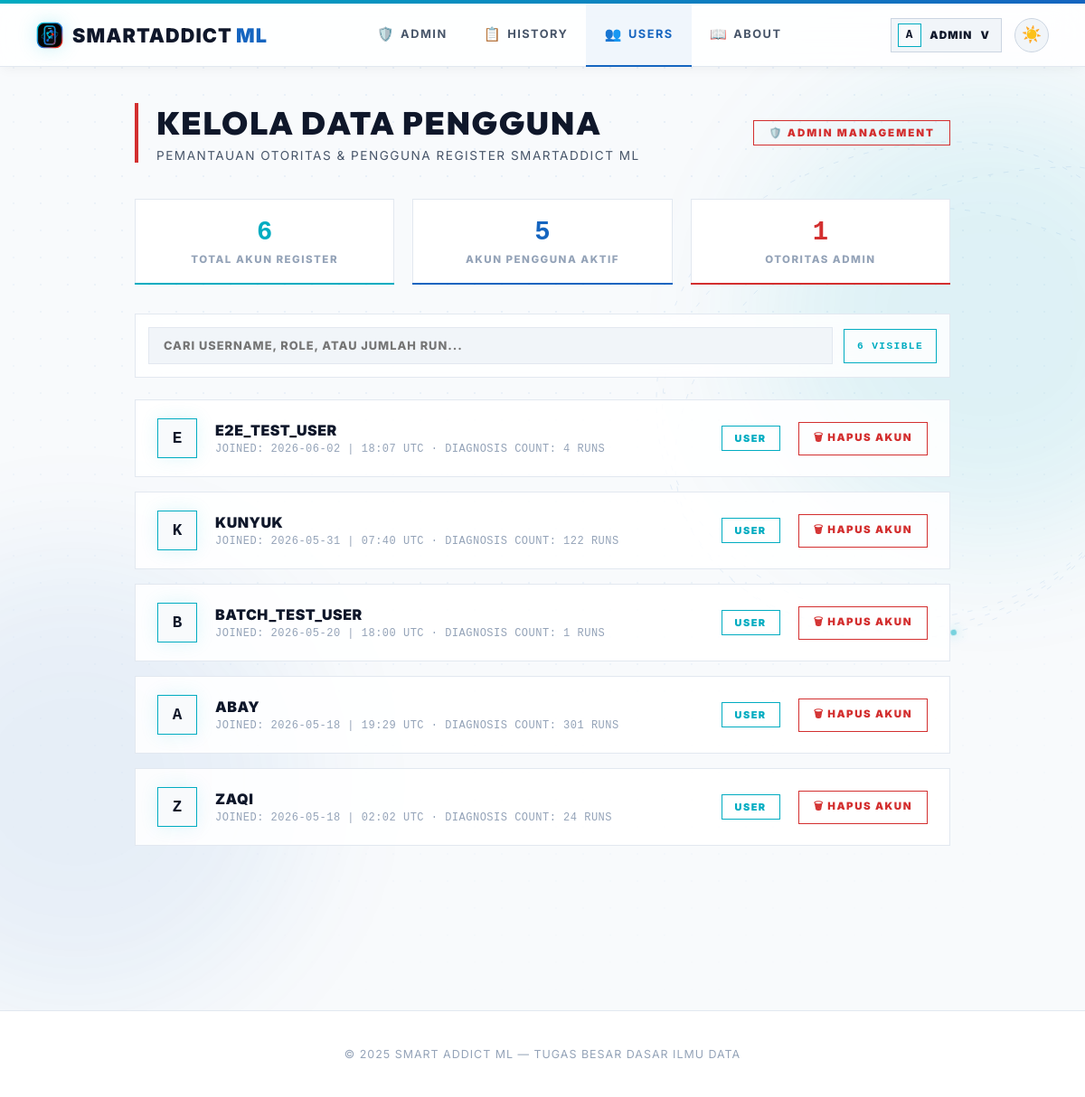
Before: /admin/users (signed in) with the older database file.
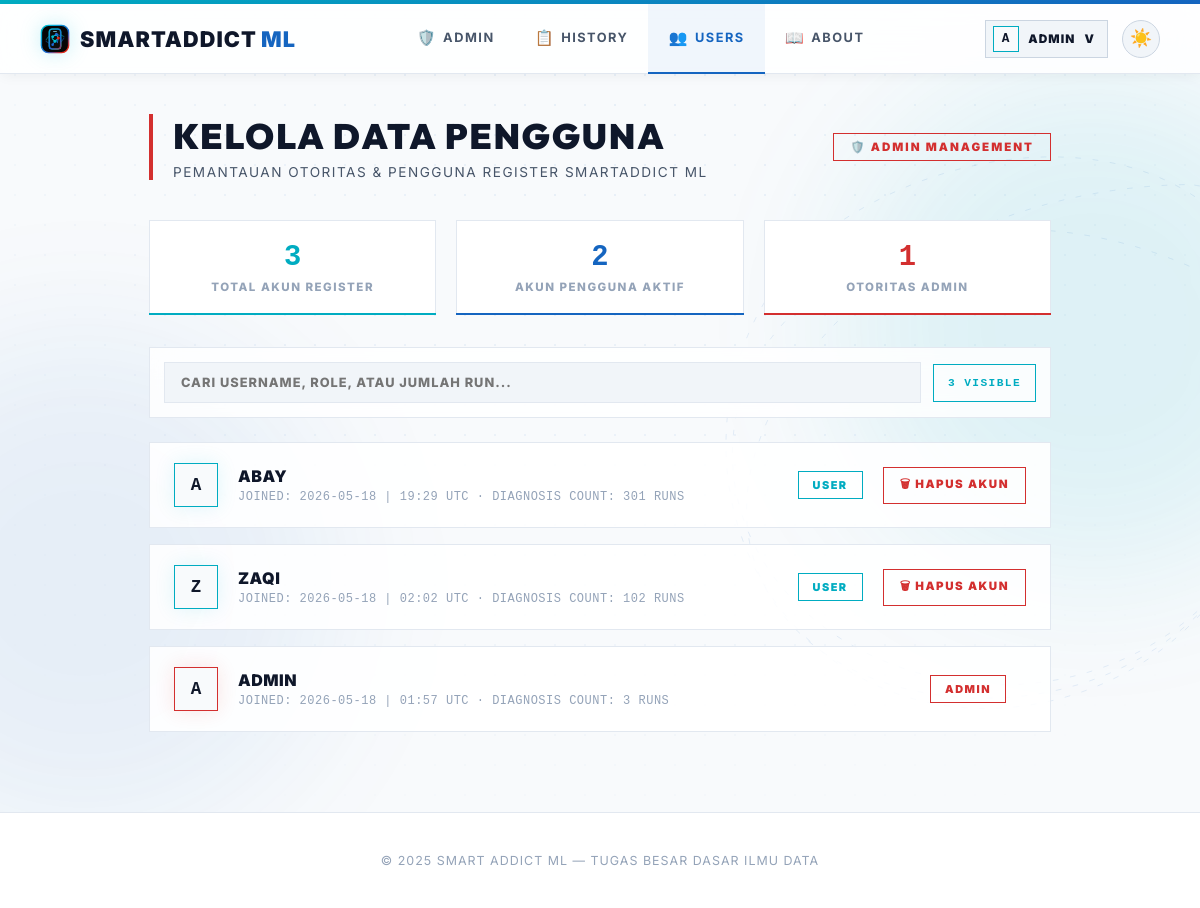
After: the same page with the newer database file.
### smartaddict/models/user.py (models this page shows, shortened)
class User(UserMixin, db.Model):
    id = db.Column(db.Integer, primary_key=True)
    username = db.Column(db.String(80), unique=True, nullable=False)
    password_hash = db.Column(db.String(200), nullable=False)
    role = db.Column(db.String(10), default="user")
    created_at = db.Column(db.DateTime, default=datetime.utcnow)
    predictions = db.relationship("Prediction", backref="user", lazy=True)
    @property
    def is_admin(self):
        return self.role == "admin"

### smartaddict/routes/admin_routes.py (the view)
@admin_bp.route("/admin/users", endpoint='admin_users')
@admin_required
def admin_users():
    users = User.query.order_by(User.created_at.desc()).all()
    return render_template("admin/manage_users.html", users=users, active_page='admin_users')

### app.py (called while the page is built)
@app.after_request
def add_no_cache(response):
    response.headers['Cache-Control'] = 'no-store, no-cache, must-revalidate, max-age=0'
    response.headers['Pragma'] = 'no-cache'
    response.headers['Expires'] = '0'
    return response

@login_manager.user_loader
def load_user(user_id):
    try:
        return User.query.get(int(user_id))
    except Exception:
        return None

### smartaddict/routes/admin_routes.py (called while the page is built)
def admin_required(view_func):
    @wraps(view_func)
    @login_required
    def wrapped(*args, **kwargs):
        if not current_user.is_admin:
            flash('Akses ditolak. Hanya admin yang bisa mengakses halaman ini.', 'error')
            return redirect(url_for('user.dashboard'))
        return view_func(*args, **kwargs)
    return wrapped

### templates/admin/manage_users.html (shortened to what this page needs)
{% extends "base.html" %}
{% block content %}
<main class="content">
    <div class="page-header">
        <div class="header-text">
            <h1>KELOLA DATA PENGGUNA</h1>
            <p>PEMANTAUAN OTORITAS & PENGGUNA REGISTER SMARTADDICT ML</p>
        </div>
        <span class="admin-badge">🛡️ ADMIN MANAGEMENT</span>
    </div>
    <div class="stats-row">
        <div class="mini-stat">
            <div class="num" style="color:var(--m-blue-light)">{{ users|length }}</div>
            <div class="lbl">TOTAL AKUN REGISTER</div>
        </div>
        <div class="mini-stat">
            <div class="num" style="color:var(--m-blue-dark)">{{ users|selectattr('role','equalto','user')|list|length }}</div>
            <div class="lbl">AKUN PENGGUNA AKTIF</div>
        </div>
        <div class="mini-stat">
            <div class="num" style="color:var(--m-red)">{{ users|selectattr('role','equalto','admin')|list|length }}</div>
            <div class="lbl">OTORITAS ADMIN</div>
        </div>
    </div>
    <div class="user-filter">
        <input id="userSearch" type="text" placeholder="CARI USERNAME, ROLE, ATAU JUMLAH RUN..." oninput="filterUsers()">
        <div class="user-filter-count"><span id="userVisibleCount">{{ users|length }}</span> Visible</div>
    </div>
    <div class="users-grid">
        {% for user in users %}
        <div class="user-card {% if user.is_admin %}admin-card{% endif %}" data-user="{{ user.username }} {{ user.role }} {{ user.predictions|length }} runs">
            <div class="user-avatar">{{ user.username[0]|upper }}</div>
            <div class="user-info">
                <div class="user-name">{{ user.username }}</div>
                <div class="user-meta">JOINED: {{ user.created_at.strftime('%Y-%m-%d | %H:%M UTC') }} · DIAGNOSIS COUNT: {{ user.predictions|length }} RUNS</div>
            </div>
            <div>
                <span class="role-badge {% if user.is_admin %}role-admin{% else %}role-user{% endif %}">{{ user.role | upper }}</span>
            </div>
            <div>
                {% if not user.is_admin %}
                <form method="post" action="{{ url_for('admin.admin_delete_user', user_id=user.id) }}" onsubmit="return confirm('APAKAH ANDA YAKIN INGIN MENGHAPUS AKUN USER {{ user.username | upper }}?')">
                    <button type="submit" class="del-btn">🗑 HAPUS AKUN</button>
                </form>
                {% endif %}
            </div>
        </div>
        {% endfor %}
    </div>
</main>
{% endblock %}

### templates/base.html (shortened to what this page needs)
<!doctype html>
<html lang="id" data-theme="light">
<head>
</head>
<body>
    <div class="navbar-wrap">
        <nav class="navbar">
            <a href="{{ url_for('user.dashboard') }}" class="logo" style="text-decoration:none">
                <img class="logo-mark" src="{{ url_for('static', filename='img/smartaddict-logo.svg') }}" alt="" aria-hidden="true">
                <span>SmartAddict<span style="color:var(--m-blue-dark); font-weight: 900; margin-left: 4px;">ML</span></span>
            </a>
            <div class="nav-center">
                {% if current_user.is_authenticated and current_user.is_admin %}
                <a href="{{ url_for('admin.admin_dashboard') }}" {% if active_page == 'admin_dashboard' %}class="active"{% endif %}><span class="nav-icon">🛡️</span>Admin</a>
                <a href="{{ url_for('admin.admin_history') }}" {% if active_page == 'admin_history' %}class="active"{% endif %}><span class="nav-icon">📋</span>History</a>
                <a href="{{ url_for('admin.admin_users') }}" {% if active_page == 'admin_users' %}class="active"{% endif %}><span class="nav-icon">👥</span>Users</a>
                <a href="{{ url_for('user.about') }}" {% if active_page == 'about' %}class="active"{% endif %}><span class="nav-icon">📖</span>About</a>
                {% else %}
                <a href="{{ url_for('user.dashboard') }}" {% if active_page == 'dashboard' %}class="active"{% endif %}><span class="nav-icon">📊</span>Dashboard</a>
                <a href="{{ url_for('user.about') }}" {% if active_page == 'about' %}class="active"{% endif %}><span class="nav-icon">📖</span>About</a>
                {% endif %}
            </div>
            <div class="nav-actions">
                {% if current_user.is_authenticated %}
                <div class="profile-menu" id="profileMenu">
                    <button type="button" class="profile-chip {% if active_page == 'profile' %}active{% endif %}" onclick="toggleProfileMenu(event)" aria-expanded="false" aria-controls="profileDropdown">
                        <span class="profile-chip-avatar">{{ current_user.username[0]|upper }}</span>
                        <span class="profile-chip-name">{{ current_user.username }}</span>
                        <span aria-hidden="true">v</span>
                    </button>
                </div>
                {% else %}
                <a href="{{ url_for('auth.login') }}" class="btn-nav-login">Login</a>
                {% endif %}
                <button class="theme-toggle" id="themeToggle" onclick="toggleTheme()" title="Toggle tema">
                    <span id="themeIcon">🌙</span>
                </button>
            </div>
        </nav>
    </div>
    <div class="nav-spacer"></div>
    <div class="sa-bg-stage" aria-hidden="true">
        <div class="sa-bg-glow sa-bg-glow-a"></div>
    </div>
    {% block content %}{% endblock %}
    {% block footer %}
    <footer class="footer">
        <p>© 2025 Smart Addict ML — Tugas Besar Dasar Ilmu Data</p>
    </footer>
    {% endblock %}
</body>
</html>

Changed rows visible on the page:
removed User: username "E", username "E2E_TEST_USER", created_at "2026-06-02 | 18:07 UTC", predictions|length "4", role "USER"
removed User: username "K", username "KUNYUK", created_at "2026-05-31 | 07:40 UTC", predictions|length "122", role "USER"
removed User: username "B", username "BATCH_TEST_USER", created_at "2026-05-20 | 18:00 UTC", predictions|length "1", role "USER"
now on one of the page's lists (row unchanged): User: username "A", username "ADMIN", created_at "2026-05-18 | 01:57 UTC", role "ADMIN"
computed for User "ZAQI": predictions|length "24" → "102"
Other visible differences:
{{ users|length }}: "6" → "3"
{{ users|selectattr('role','equalto','user')|list|length }}: "5" → "2"
